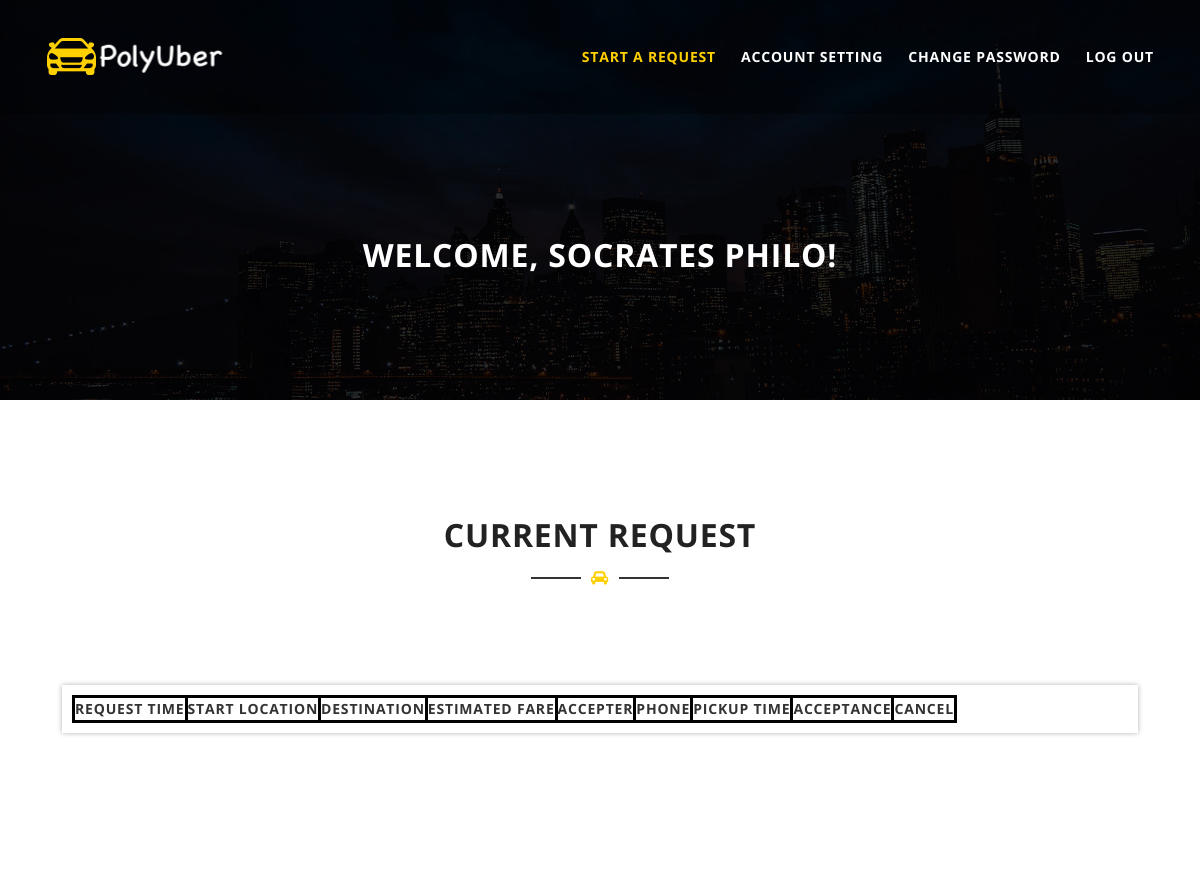
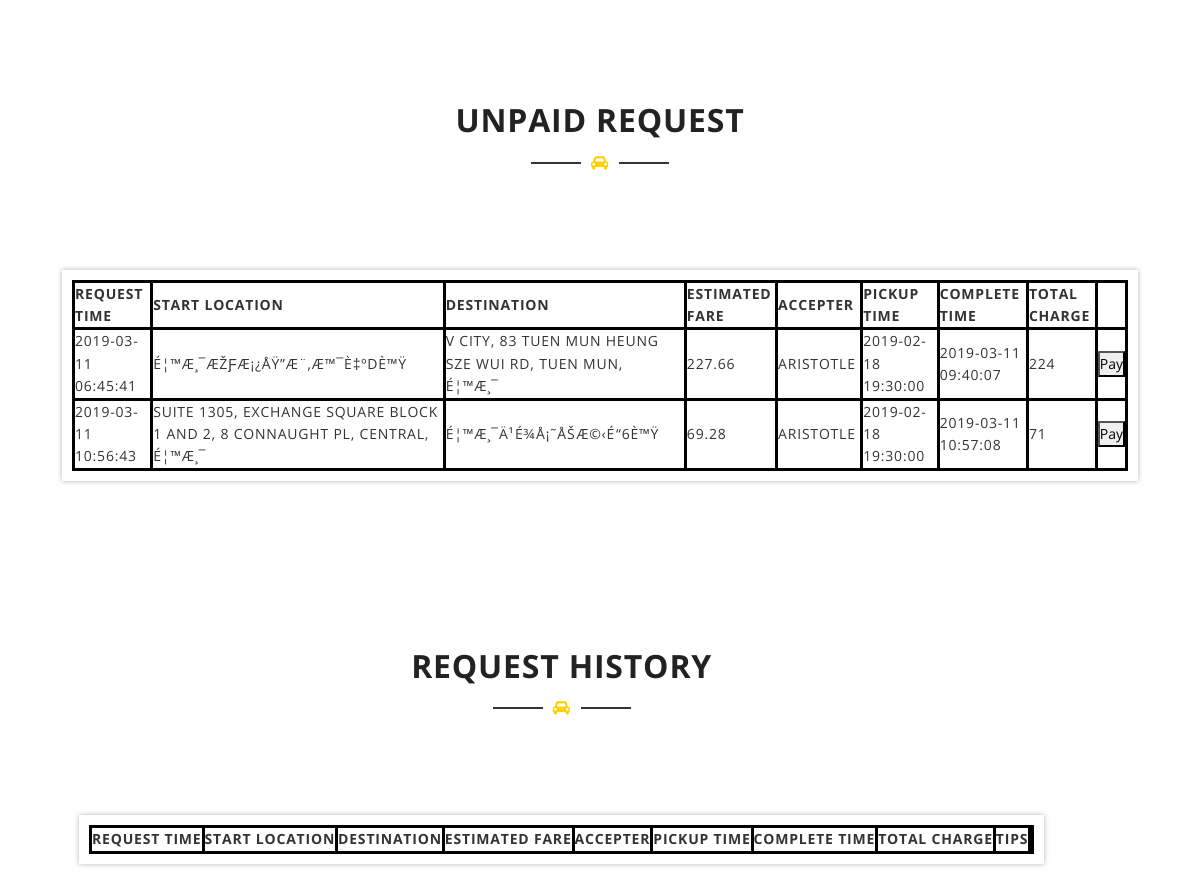
The app's page /testweb/passagerhomepage.php (signed in) with its own data (2 pictures, top to bottom).
### tables this page shows
CREATE TABLE `user` (
  `Username` varchar(45) NOT NULL,
  `Fullname` varchar(45) NOT NULL,
  `Email` varchar(45) NOT NULL,
  `Phone_No` int(8) NOT NULL,
  `Password` varchar(45) NOT NULL,
  `Type` varchar(45) NOT NULL,
  `Wallet_addr` text
);

CREATE TABLE `request` (
  `Request_ID` int(11) NOT NULL,
  `Request_time` datetime NOT NULL DEFAULT CURRENT_TIMESTAMP,
  `Pickup_time` datetime NOT NULL,
  `Complete_time` datetime DEFAULT NULL,
  `PassagerName` varchar(45) NOT NULL,
  `DriverName` varchar(45) DEFAULT NULL,
  `Start_location` text NOT NULL,
  `Destination` text NOT NULL,
  `Suggested_Fee` double NOT NULL,
  `Final_Fee` double DEFAULT NULL,
  `Tips` double DEFAULT NULL,
  `Acceptance` tinyint(1) NOT NULL DEFAULT '0',
  `Completance` tinyint(1) NOT NULL DEFAULT '0',
  `Paid` tinyint(1) NOT NULL DEFAULT '0',
  `Dispute` tinyint(1) NOT NULL DEFAULT '0',
  `Dispute_value` double DEFAULT NULL
);

### testweb/passagerhomepage.php (the view, shortened to what this page needs)
<?php include ('server.php') ?>
<?php if(isset($_COOKIE['login']) && isset($_COOKIE['type'])) {
		$db = mysqli_connect('localhost', 'root', '', 'eie3117');
        $username = $_COOKIE['login'];
        $query = "SELECT * FROM user WHERE Username = '$username'";
        $fname = mysqli_query($db, $query);
        $fullname = $fname->fetch_object()->Fullname;
        $query = "SELECT * FROM request WHERE PassagerName = '$username'  AND Completance = 1 AND Paid = 0";
		$unpaid = mysqli_query($db, $query);
	  }
?>
<!DOCTYPE html>
<html class="no-js" lang="zxx">
<head>
    <link href="assets/css/bootstrap.min.css" rel="stylesheet">
    <link href="assets/css/plugins/slicknav.min.css" rel="stylesheet">
    <link href="assets/css/plugins/magnific-popup.css" rel="stylesheet">
    <link href="assets/css/plugins/owl.carousel.min.css" rel="stylesheet">
    <link href="assets/css/plugins/gijgo.css" rel="stylesheet">
    <link href="assets/css/font-awesome.css" rel="stylesheet">
    <link href="assets/css/reset.css" rel="stylesheet">
    <link href="style.css" rel="stylesheet">
    <link href="assets/css/responsive.css" rel="stylesheet">
</head>
<body class="loader-active">
    <header id="header-area" class="fixed-top">
        <div id="header-bottom">
            <div class="container">
                <div class="row">
                    <div class="col-lg-4">
                        <a href="index.php" class="logo">
                            <img src="assets/img/logo.png" alt="JSOFT">
                        </a>
                    </div>
                    <div class="col-lg-8 d-none d-xl-block">
                        <nav class="mainmenu alignright">
                            <ul>
                                <li class="active"><a href="request.php">Start a Request</a></li>
                                <li><a href="passageracc.php">Account Setting</a></li>
                                <li><a href="changepw.php">Change Password</a></li>
								<li><a href="logout.php">LOG OUT</a></li>
                            </ul>
                        </nav>
                    </div>
                </div>
            </div>
        </div>
    </header>
    <section id="page-title-area" class="section-padding overlay">
        <div class="container">
            <div class="row">
                <div class="col-lg-12">
                    <div class="section-title  text-center">
                        <h2>Welcome, <?php echo $fullname?>!</h2>
                    </div>
                </div>
            </div>
        </div>
    </section>
    <section id="about-area" class="section-padding">
        <div class="container">
            <div class="row">
                <div class="col-lg-12">
                    <div class="section-title  text-center">
                        <h2>Current Request</h2>
                        <span class="title-line"><i class="fa fa-car"></i></span>
                    </div>
                </div>
                    <div class="container">
                            <div class="col-lg-12">
                                <article class="single-article">
									<form method = "post" enctype="multipart/form-data">
									<div id="table">
                                        <table>
										<tr>
										   <th> Request Time </th>
										   <th> Start Location </th>
										   <th> Destination </th>
										   <th> Estimated Fare </th>
										   <th> Accepter </th>
                                           <th> Phone </th>
										   <th> Pickup Time </th>
										   <th> Acceptance </th>
										   <th> Cancel </th>
									    </tr>
										</table>
                                    </div>
									</form>
                                </article>
                            </div>
                    </div>
        </div>
    </section>
<section id="service-area" class="section-padding">
        <div class="container">
            <div class="row">
                <div class="col-lg-12">
                    <div class="section-title  text-center">
                        <h2>Unpaid Request</h2>
                        <span class="title-line"><i class="fa fa-car"></i></span>
                    </div>
                </div>
            </div>
                <div class="container">
                    <div class="row">
                        <div class="col-lg-12">
                                <article class="single-article">
                                    <form method = "post" enctype="multipart/form-data">
                                                   <div id="table">
													   <table>
														<tr>
														   <th> Request Time </th>
														   <th> Start Location </th>
														   <th> Destination </th>
														   <th> Estimated Fare </th>
														   <th> Accepter </th>
														   <th> Pickup Time </th>
														   <th> Complete Time </th>
														   <th> Total Charge </th>
                                                           <th></th>
														</tr>
														<?php
															while($row = mysqli_fetch_array($unpaid))
															{
																echo "<tr>";
																echo "<td>".$row['Request_time']."&nbsp;</td>";
																echo "<td>".$row['Start_location']."&nbsp;</td>";
																echo "<td>".$row['Destination']."&nbsp;</td>";
																echo "<td>".$row['Suggested_Fee']."&nbsp;</td>";
																echo "<td>".$row['DriverName']."&nbsp;</td>";
																echo "<td>".$row['Pickup_time']."&nbsp;</td>";
                                                                echo "<td>".$row['Complete_time']."&nbsp;</td>";
                                                                echo "<td>".$row['Final_Fee']."&nbsp;</td>";
                                                                $rid = $row['Request_ID'];
                                                                echo "<td><button type = \"submit\" name = \"paying\" value = '$rid'> Pay </button></td>";
																echo "</tr>";
															}
														?>
														</table>
                                                </div>
                                                </form>
                                            </div>
    <section id="service-area" class="section-padding">
        <div class="container">
            <div class="row">
                <div class="col-lg-12">
                    <div class="section-title  text-center">
                        <h2>Request history</h2>
                        <span class="title-line"><i class="fa fa-car"></i></span>
                    </div>
                </div>
            </div>
                <div class="container">
                    <div class="row">
                        <div class="col-lg-12">
                                <article class="single-article">
                                    <form method = "post" enctype="multipart/form-data">
                                                   <div id="table">
													   <table>
														<tr>
														   <th> Request Time </th>
														   <th> Start Location </th>
														   <th> Destination </th>
														   <th> Estimated Fare </th>
														   <th> Accepter </th>
														   <th> Pickup Time </th>
														   <th> Complete Time </th>
														   <th> Total Charge </th>
														   <th> Tips </th>
                                                           <th></th>
														</tr>
														</table>
                                                </div>
                                                </form>
                                            </div>
        </div>
    </section>
</body>
</html>

### testweb/style.css (style rules this page uses)
.overlay { position: relative; z-index: 1; }
.overlay:after { background-color: rgba(0, 0, 0, 0.8); content: ""; left: 0; position: absolute; top: 0; height: 100%; width: 100%; z-index: -1; }
.section-padding { padding: 100px 0; }
.section-title { font-size: 15px; font-weight: 300; margin-bottom: 80px; }
.section-title h2 { margin-bottom: 10px; position: relative; text-transform: uppercase; }
.section-title .title-line { color: #ffd000; position: relative; }
.section-title .title-line::after { background-color: #333; content: ""; height: 2px; left: -60px; position: absolute; top: 10px; width: 50px; }
.section-title .title-line::before { background-color: #333; content: ""; height: 2px; position: absolute; right: -60px; top: 10px; width: 50px; }
.overlay .section-title h2, .overlay .section-title p { color: #fff; }
#header-area, #header-area a { color: #fff; }
#header-area .header-social-icons a:hover i.fa, #header-area .mainmenu ul li.active a, #header-area .mainmenu ul li:hover a { color: #ffd000; }
#header-bottom { background-color: rgba(0, 0, 0, 0.3); padding: 15px 0; -webkit-transition: all 0.4s ease 0s; transition: all 0.4s ease 0s; }
.logo { display: inline-block; }
.mainmenu ul li { float: left; position: relative; }
.mainmenu ul li a { display: block; font-weight: 700; text-transform: uppercase; -webkit-transition: all 0.4s ease 0s; transition: all 0.4s ease 0s; margin-left: 25px; padding: 15px 0; }
#header-bottom .container { position: relative; }
.slicknav_nav { background-color: #000; border-top: 1px solid #ffd000; position: absolute; top: 65px; width: 100%; }
.slicknav_nav ul, .slicknav_nav ul li a, .slicknav_nav ul li.slicknav_parent a { margin: 0; -webkit-transition: 0.4s; transition: 0.4s; text-transform: uppercase; }
.single-article { -webkit-box-shadow: 0 0 5px rgba(0, 0, 0, 0.3); box-shadow: 0 0 5px rgba(0, 0, 0, 0.3); padding: 10px; margin-bottom: 50px; text-transform: uppercase; }
.col-lg-12:last-child .single-article { margin-bottom: 0; }
html, body, #slideslow-bg, #slideslow-bg div { height: 100%; }
#service-area.section-padding { padding-bottom: 50px; }
#page-title-area { background-image: url("assets/img/page-title.jpg"); background-position: center center; background-size: cover; padding-top: 220px; }
#page-title-area .section-title { margin-bottom: 0; }
.container { padding: 16px; }
#table { position: center; }

### testweb/passagerhomepage.php (style rules this page uses)
table, th, td { border: 3px solid black; }

### records on screen
user: Fullname "SOCRATES PHILO"
request: Request_time "2019-03-11 06:45:41", Start_location "É¦™Æ¸¯ÆŽƑÆ¡¿ÅŸ”Æ¨‚Æ™¯È‡ºDÈ™Ÿ", Destination "V CITY, 83 TUEN MUN HEUNG SZE WUI RD, TUEN MUN, É¦™Æ¸¯", Suggested_Fee "227.66", DriverName "ARISTOTLE", Pickup_time "2019-02-18 19:30:00", Complete_time "2019-03-11 09:40:07", Final_Fee "224", $rid 18 (drawn)
request: Request_time "2019-03-11 10:56:43", Start_location "SUITE 1305, EXCHANGE SQUARE BLOCK 1 AND 2, 8 CONNAUGHT PL, CENTRAL, É¦™Æ¸¯", Destination "É¦™Æ¸¯Ä¹É¾Å¡˜ÅŠÆ©‹É“6È™Ÿ", Suggested_Fee "69.28", DriverName "ARISTOTLE", Pickup_time "2019-02-18 19:30:00", Complete_time "2019-03-11 10:57:08", Final_Fee "71", $rid 19 (drawn)
